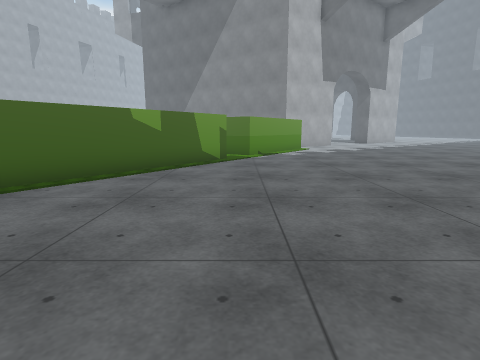
view 1 (above)

16 first-person views from a walk through a Unity game level. The camera is 1.2 m above the floor, tilts 10° down and sees 80° across. The floor is counted in squares, 1 m on a side. Each view is taken from the middle of a square. On the plan, view 1 faces up. The plan holds only what a view shows up to about 13 squares ahead; the rest is blank. The place goes on beyond the plan. Some surface patterns are stand-ins.

view 2
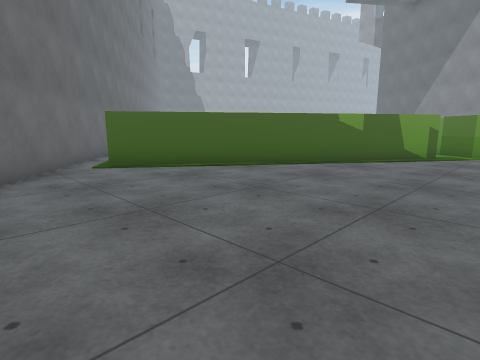

view 3
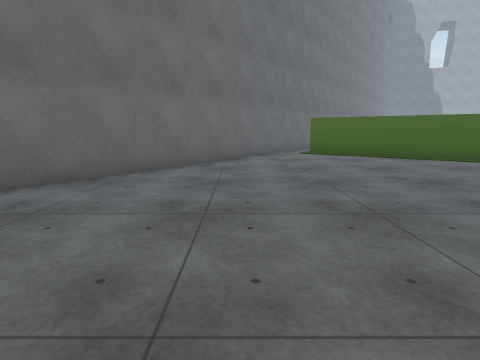

view 4
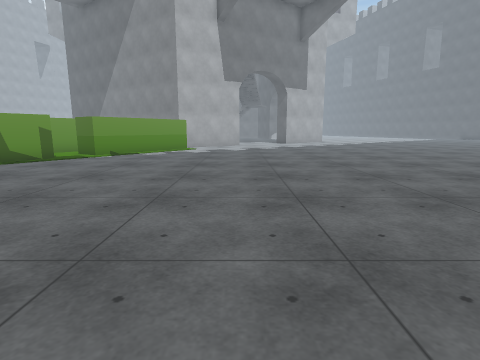

view 5
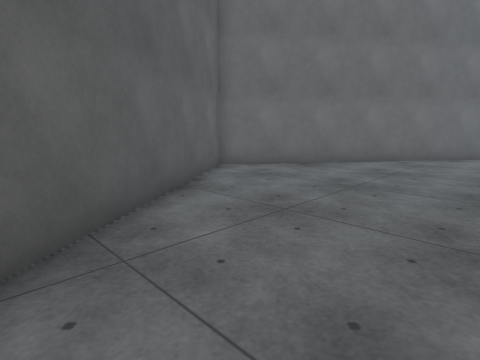

view 6
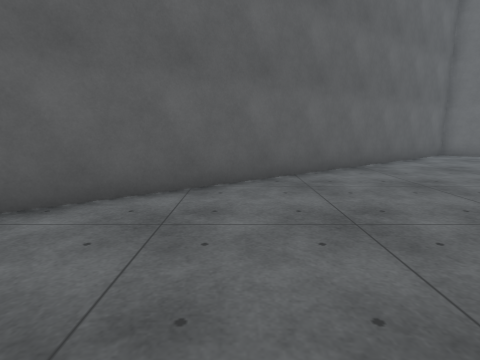

view 7
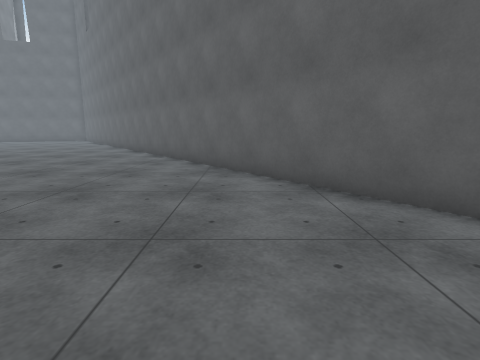

view 8
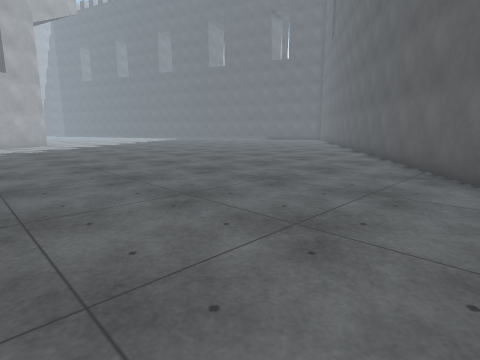

view 9
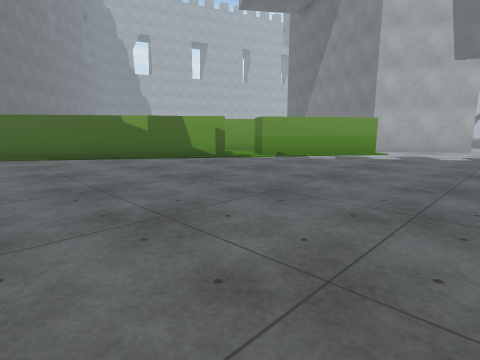

view 10
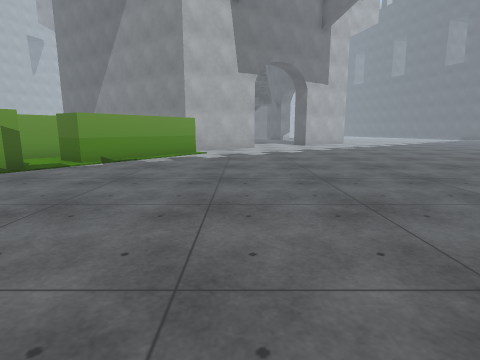

view 11
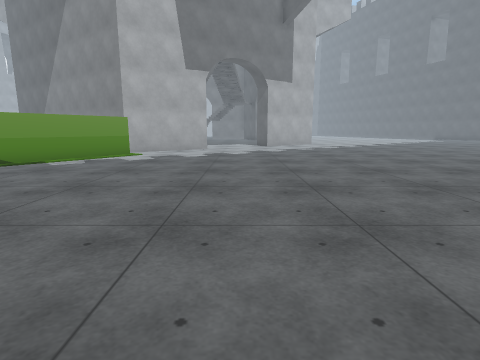

view 12
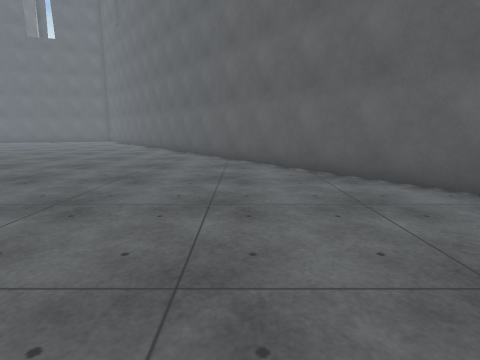

view 13
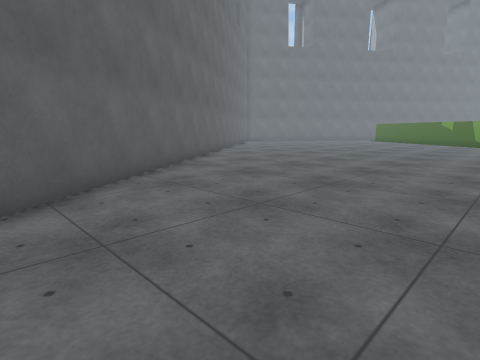

view 14
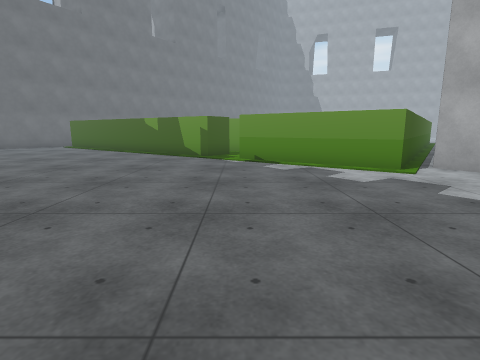

view 15
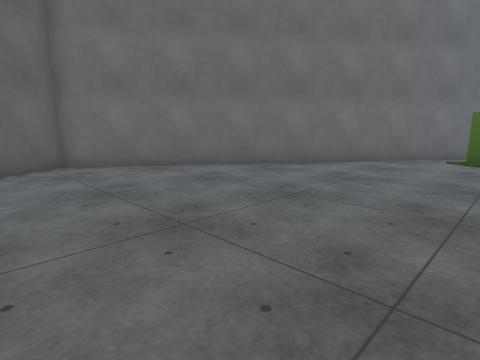

view 16
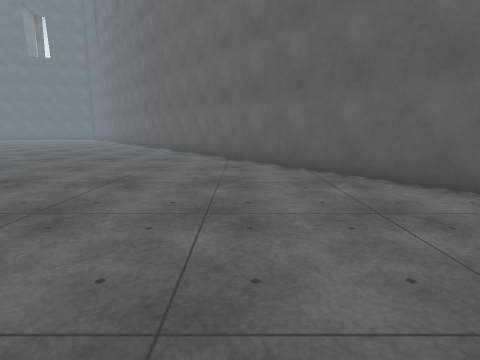

### Floor plan
Points are (right, up) in squares from view 1. A wall is a line through its corners. A room is listed if a view was taken in it or the views show most of it. See-through windows are left out.
Room 1 (views 1, 2, 3, 4, 5, 6, 7, 8, 9, 10, 11, 12, 13, 14, 15, 16)
walls: (-1.3, 12.2) (-0.5, 11.6) (-7.6, 1.5); (3.7, 17.5) (0.4, 13); (-9.6, 1.3) (2.6, -7.4) (24.2, 8.4)

Positions as (right, up) in squares from view 1, and headings:
1: (0, 0), facing up
2: (2, -2), facing up-left
3: (7, -2), facing left
4: (7, 0), facing up
5: (9, 0), facing down-left
6: (12, 6), facing down
7: (10, 4), facing right
8: (10, 3), facing up-right
9: (9, 3), facing up-left
10: (6, 3), facing up
11: (9, 4), facing up
12: (11, 7), facing right
13: (24, 13), facing down-left
14: (12, 13), facing left
15: (5, 3), facing down-left
16: (4, 2), facing right
